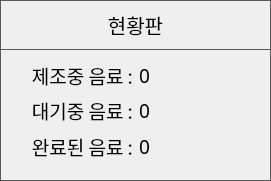
    <widget class="QFrame" name="FRAME_MONITOR">
     <property name="geometry">
      <rect>
       <x>400</x>
       <y>30</y>
       <width>271</width>
       <height>181</height>
      </rect>
     </property>
     <property name="styleSheet">
      <string notr="true">QFrame { 
   border: 1px solid #595959 
} 
QLabel {
	font: 14pt &quot;함초롬돋움&quot;;
}
QPushButton {
	border:1px solid #595959;
	font: 15pt &quot;함초롬돋움&quot;; 
}
QLineEdit {
	font: 10pt &quot;함초롬돋움&quot;;
}</string>
     </property>
     <property name="frameShape">
      <enum>QFrame::StyledPanel</enum>
     </property>
     <property name="frameShadow">
      <enum>QFrame::Raised</enum>
     </property>
     <widget class="QPushButton" name="BTN_DEV_INFO_MONITOR">
      <property name="geometry">
       <rect>
        <x>0</x>
        <y>0</y>
        <width>271</width>
        <height>50</height>
       </rect>
      </property>
      <property name="font">
       <font>
        <family>함초롬돋움</family>
        <pointsize>15</pointsize>
        <weight>50</weight>
        <italic>false</italic>
        <bold>false</bold>
       </font>
      </property>
      <property name="text">
       <string>현황판</string>
      </property>
     </widget>
     <widget class="QWidget" name="layoutWidget_8">
      <property name="geometry">
       <rect>
        <x>10</x>
        <y>60</y>
        <width>251</width>
        <height>101</height>
       </rect>
      </property>
      <layout class="QGridLayout" name="gridLayout_6">
       <item row="0" column="0">
        <widget class="QLabel" name="label_18">
         <property name="font">
          <font>
           <family>함초롬돋움</family>
           <pointsize>14</pointsize>
           <weight>50</weight>
           <italic>false</italic>
           <bold>false</bold>
          </font>
         </property>
         <property name="styleSheet">
          <string notr="true">QLabel{ 
   border: 0px solid
} </string>
         </property>
         <property name="text">
          <string>제조중 음료 :</string>
         </property>
         <property name="alignment">
          <set>Qt::AlignRight|Qt::AlignTrailing|Qt::AlignVCenter</set>
         </property>
        </widget>
       </item>
       <item row="0" column="1">
        <widget class="QLabel" name="LB_MONITOR_INPROGRESS">
         <property name="font">
          <font>
           <family>함초롬돋움</family>
           <pointsize>14</pointsize>
           <weight>50</weight>
           <italic>false</italic>
           <bold>false</bold>
          </font>
         </property>
         <property name="styleSheet">
          <string notr="true">QLabel{ 
   border: 0px solid
} </string>
         </property>
         <property name="text">
          <string>0</string>
         </property>
         <property name="alignment">
          <set>Qt::AlignLeading|Qt::AlignLeft|Qt::AlignVCenter</set>
         </property>
        </widget>
       </item>
       <item row="1" column="0">
        <widget class="QLabel" name="label_19">
         <property name="font">
          <font>
           <family>함초롬돋움</family>
           <pointsize>14</pointsize>
           <weight>50</weight>
           <italic>false</italic>
           <bold>false</bold>
          </font>
         </property>
         <property name="styleSheet">
          <string notr="true">QLabel{ 
   border: 0px solid
} </string>
         </property>
         <property name="text">
          <string>대기중 음료 :</string>
         </property>
         <property name="alignment">
          <set>Qt::AlignRight|Qt::AlignTrailing|Qt::AlignVCenter</set>
         </property>
        </widget>
       </item>
       <item row="1" column="1">
        <widget class="QLabel" name="LB_MONITOR_WAITING">
         <property name="font">
          <font>
           <family>함초롬돋움</family>
           <pointsize>14</pointsize>
           <weight>50</weight>
           <italic>false</italic>
           <bold>false</bold>
          </font>
         </property>
         <property name="styleSheet">
          <string notr="true">QLabel{ 
   border: 0px solid
} </string>
         </property>
         <property name="text">
          <string>0</string>
         </property>
         <property name="alignment">
          <set>Qt::AlignLeading|Qt::AlignLeft|Qt::AlignVCenter</set>
         </property>
        </widget>
       </item>
       <item row="2" column="0">
        <widget class="QLabel" name="label_20">
         <property name="font">
          <font>
           <family>함초롬돋움</family>
           <pointsize>14</pointsize>
           <weight>50</weight>
           <italic>false</italic>
           <bold>false</bold>
          </font>
         </property>
         <property name="styleSheet">
          <string notr="true">QLabel{ 
   border: 0px solid
} </string>
         </property>
         <property name="text">
          <string>완료된 음료 :</string>
         </property>
         <property name="alignment">
          <set>Qt::AlignRight|Qt::AlignTrailing|Qt::AlignVCenter</set>
         </property>
        </widget>
       </item>
       <item row="2" column="1">
        <widget class="QLabel" name="LB_MONITOR_COMPLETED">
         <property name="font">
          <font>
           <family>함초롬돋움</family>
           <pointsize>14</pointsize>
           <weight>50</weight>
           <italic>false</italic>
           <bold>false</bold>
          </font>
         </property>
         <property name="styleSheet">
          <string notr="true">QLabel{ 
   border: 0px solid
} </string>
         </property>
         <property name="text">
          <string>0</string>
         </property>
         <property name="alignment">
          <set>Qt::AlignLeading|Qt::AlignLeft|Qt::AlignVCenter</set>
         </property>
        </widget>
       </item>
      </layout>
     </widget>
    </widget>
